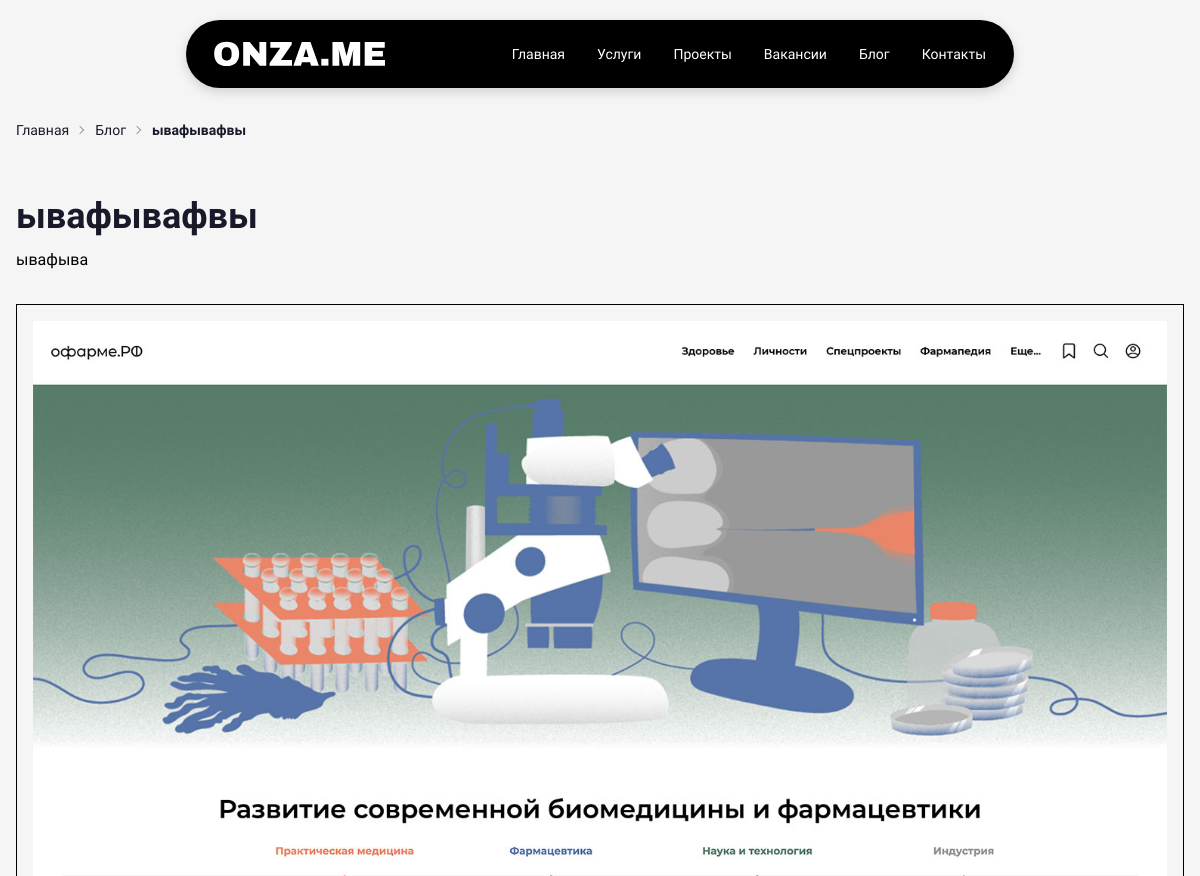
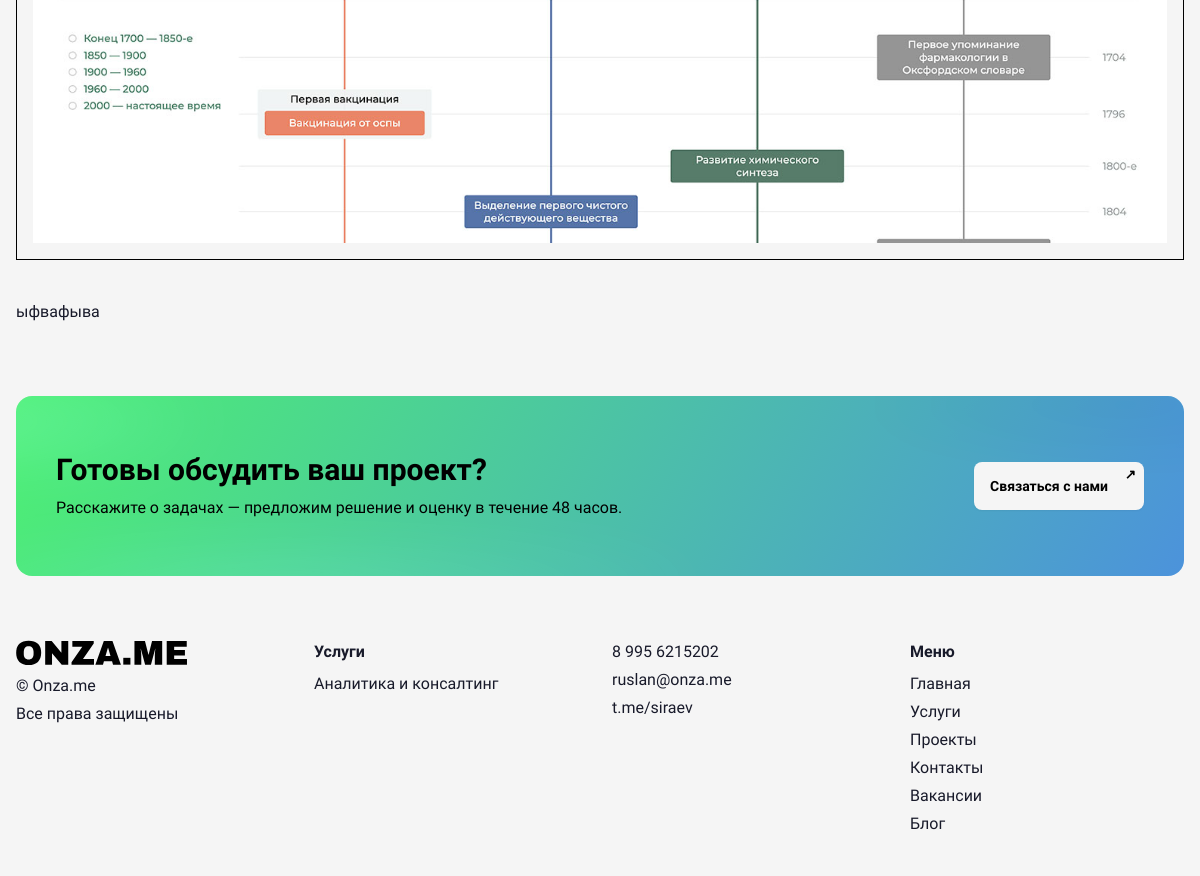
The app's page /blog-post.php?id=7 with its own data (2 pictures, top to bottom).
### tables this page shows
CREATE TABLE blog_posts (
        id INTEGER PRIMARY KEY AUTOINCREMENT,
        title TEXT NOT NULL,
        subtitle TEXT NOT NULL,
        image_path TEXT NOT NULL,
        display_order INTEGER DEFAULT 0,
        created_at DATETIME DEFAULT CURRENT_TIMESTAMP,
        updated_at DATETIME DEFAULT CURRENT_TIMESTAMP
    , content TEXT NOT NULL DEFAULT '');

CREATE TABLE services (
        id INTEGER PRIMARY KEY AUTOINCREMENT,
        title TEXT NOT NULL,
        subtitle TEXT NOT NULL,
        detail_subtitle TEXT DEFAULT '',
        slug TEXT UNIQUE NOT NULL,
        display_order INTEGER DEFAULT 0,
        is_active INTEGER DEFAULT 1,
        created_at DATETIME DEFAULT CURRENT_TIMESTAMP,
        updated_at DATETIME DEFAULT CURRENT_TIMESTAMP
    );

### blog-post.php (the view, shortened to what this page needs)
<?php
$db = getDB();
$id = intval($_GET['id'] ?? 0);
$stmt = $db->prepare("SELECT * FROM blog_posts WHERE id = ?");
$stmt->execute([$id]);
$post = $stmt->fetch();
$image = htmlspecialchars($post['image_path']);
$title = htmlspecialchars($post['title']);
$subtitle = htmlspecialchars($post['subtitle']);
$content = $post['content'];
$pageContent = <<<HTML
<nav class="container mx-auto max-w-7xl px-4 pt-6 text-sm" aria-label="Хлебные крошки">
  <div class="breadcrumbs">
    <ul>
      <li><a href="index.php">Главная</a></li>
      <li><a href="blog.php">Блог</a></li>
      <li class="font-semibold">{$title}</li>
    </ul>
  </div>
</nav>
<section class="container mx-auto max-w-7xl px-4 py-12 bw-section">
  <h1 class="text-4xl font-extrabold">{$title}</h1>
  <p class="mt-3 max-w-3xl">{$subtitle}</p>
  <div class="mt-8 border border-black bg-white p-4">
    <img src="{$image}" alt="{$title}" class="w-full h-auto object-cover" />
  </div>
  <article class="mt-10 max-w-4xl space-y-4">
    {$content}
  </article>
</section>
HTML;
include __DIR__ . '/templates/base.php';

### templates/footer.php (shortened to what this page needs)
<?php
if (!function_exists('renderFooterServicesList')) {
    function renderFooterServicesList() {
        try {
            $db = getDB();
            $services = $db->query("SELECT id, title, slug FROM services WHERE is_active = 1 ORDER BY display_order ASC, id ASC LIMIT 10")->fetchAll();
            ?>
            <ul class="mt-2 space-y-1">
                <?php foreach ($services as $svc): ?>
                    <li><a class="link link-hover" href="/services/<?php echo htmlspecialchars($svc['slug']); ?>.php"><?php echo htmlspecialchars($svc['title']); ?></a></li>
                <?php endforeach; ?>
            </ul>
            <?php
            return ob_get_clean();
        } catch (Exception $e) {
            return '';
        }
    }
}
if (!function_exists('generateFooterHtml')) {
    function generateFooterHtml() {
        $footerServicesHtml = renderFooterServicesList();
        ?>
<footer class="bg-white">
    <div class="container mx-auto max-w-7xl px-4 py-10 grid gap-6 md:grid-cols-4 items-start">
        <div>
            <img src="/assets/image/logo.svg" alt="ONZA.ME" class="logo-img mb-2" />
            <div class="mt-2">© Onza.me</div>
            <div class="mt-1">Все права защищены</div>
        </div>
        <div>
            <div class="font-semibold">Услуги</div>
            <?php echo $footerServicesHtml ?: '<ul class="mt-2 space-y-1"><li><a class="link link-hover" href="/services">Услуги</a></li></ul>'; ?>
        </div>
        <div>
            <div><a class="link link-hover" href="tel:+79956215202">8 995 6215202</a></div>
            <div class="mt-1"><a class="link link-hover" href="mailto:ruslan@onza.me">ruslan@onza.me</a></div>
            <div class="mt-1"><a class="link link-hover" href="https://t.me/siraev" target="_blank">t.me/siraev</a></div>
        </div>
        <div>
            <div class="font-semibold">Меню</div>
            <ul class="mt-2 space-y-1">
                <li><a class="link link-hover" href="/index.php">Главная</a></li>
                <li><a class="link link-hover" href="/services">Услуги</a></li>
                <li><a class="link link-hover" href="/projects">Проекты</a></li>
                <li><a class="link link-hover" href="/contacts.php">Контакты</a></li>
                <li><a class="link link-hover" href="/vacancies.php">Вакансии</a></li>
                <li><a class="link link-hover" href="/blog.php">Блог</a></li>
            </ul>
        </div>
    </div>
</footer>
        <?php
        return ob_get_clean();
    }
}
if (!isset($GLOBALS['_footer_functions_only'])) {
    echo generateFooterHtml();
}

### assets/styles.css (style rules this page uses)
:root { --grad-from: 99, 102, 241; --grad-via: 236, 72, 153; --grad-to: 34, 197, 94; --rounded-btn: 0px; }
body { font-family: "Geologica", sans-serif; font-optical-sizing: auto; font-style: normal; font-variation-settings: "slnt" 0, "CRSV" 0, "SHRP" 0; background: #F5F5F5; }
h1, h2, h3 { font-family: "Geologica", sans-serif; font-optical-sizing: auto; font-style: normal; font-variation-settings: "slnt" 0, "CRSV" 0, "SHRP" 0; }
.logo-img { height: 25.6px; width: auto; display: block; }
.bw-section { background: #F5F5F5; }
.bw-section h2, .bw-section h3, .bw-section p { color: #000000 !important; }
.bg-white { background-color: #F5F5F5 !important; }
footer.bg-white { background-color: #F5F5F5 !important; }
a:not(.btn):not(.badge) { text-decoration: none !important; }
a.link, a.link-hover { text-decoration: none !important; }

### records on screen
blog_posts: title "ывафывафвы", subtitle "ывафыва", image_path (picture), content "ыфвафыва"
services: title "Аналитика и консалтинг"
